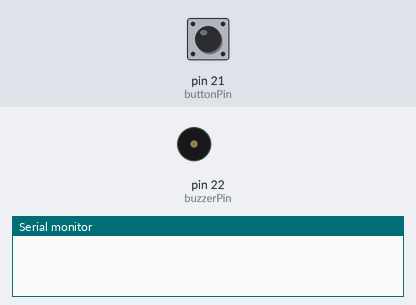
Bench run of a sketch on a simulated Arduino Mega 2560, built with avr-gcc and run on an emulated ATmega2560. Shown: buzzer (waves = sounding), the last lines printed to the serial monitor. Inputs (shaded band) come from the test bench; at power-on: pin 21 (buttonPin) HIGH.

Above: at 1.2 s.
1.3 s: pin 21 (buttonPin) pulled LOW for 1 s
At 2.4 s:
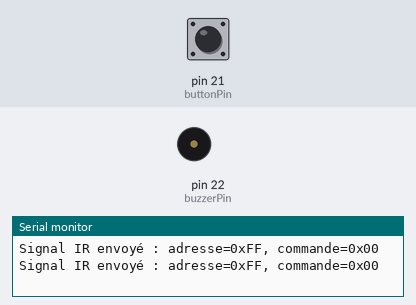
3.8 s: pin 21 (buttonPin) pulled LOW for 3.2 s
At 7.5 s:
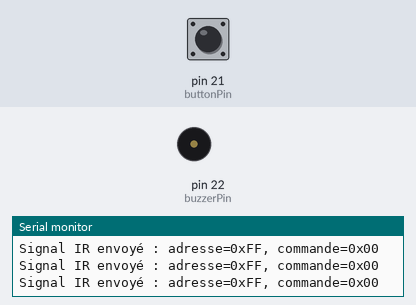
Timing chart, 0 to 9.0 s (numbered marks = the images above; inputs shaded):
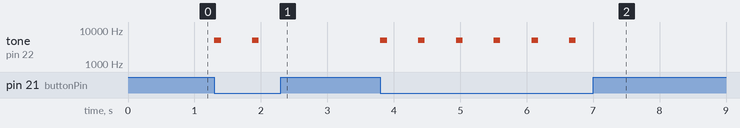

Measured:
- after the input at 1.3 s, tone on pin 22 (buzzerPin): alternates 5000 Hz for 0.10 s and silent for 0.47 s, 4 changes in all, then stays silent, starting at once
- after the input at 3.8 s, tone on pin 22 (buzzerPin): alternates 5000 Hz for 0.10 s and silent for 0.47 s, 12 changes in all, then stays silent, starting at once

The sketch:

PROGRAMME_LASER_GAME_PISTOLET.ino
```cpp
#include <IRremote.hpp>

const int irLedPin = 2;
const int ledPin = 1;
const int buttonPin = 21;
const int buzzerPin = 22;

void setup() {
  pinMode(ledPin, OUTPUT);
  pinMode(buzzerPin, OUTPUT);
  pinMode(buttonPin, INPUT_PULLUP);

  IrSender.setSendPin(irLedPin);
  IrSender.enableIROut(38); // 38 kHz standard IR

  Serial.begin(115200);
}

void loop() {
  if (digitalRead(buttonPin) == LOW) {
    digitalWrite(ledPin, HIGH);
    tone(buzzerPin, 5000);
    delay(100);
    noTone(buzzerPin);
    delay(100);

    IrSender.sendNEC(0xFF, 0x00, 2);  // 2 répétitions pour fiabiliser
    Serial.println("Signal IR envoyé : adresse=0xFF, commande=0x00");

    digitalWrite(ledPin, LOW);
    delay(300);
  }
}
```
